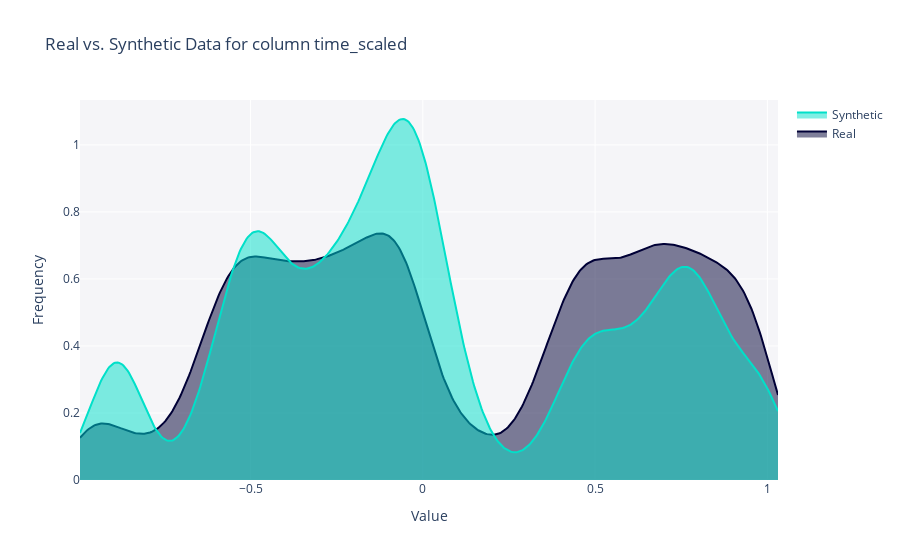

Notebook code for this chart:
### Code cell
from sdv.evaluation.single_table import get_column_plot

fig = get_column_plot(
    real_data=df,
    synthetic_data=ctgan_df,
    column_name='time_scaled',
    metadata=metadata
)
    
fig.show()

### Figure 1 — Plotly figure (JSON) as saved in the notebook; plotly's stock layout.template omitted (floating-point values rounded to 4 significant figures; data arrays with more than 128 entries replaced by an {"elided": "..."} marker saying what was removed)
{"data": [{"fill": "tozeroy", "hovertemplate": "<b>Real</b><br>Value: %{x}<br>Frequency: %{y}<extra></extra>", "legendgroup": "Real", "marker": {"color": "#000036"}, "mode": "lines", "name": "Real", "showlegend": true, "type": "scatter", "x": {"elided": "500 float values"}, "xaxis": "x", "y": {"elided": "500 float values"}, "yaxis": "y"}, {"fill": "tozeroy", "hovertemplate": "<b>Synthetic</b><br>Value: %{x}<br>Frequency: %{y}<extra></extra>", "legendgroup": "Synthetic", "marker": {"color": "#01E0C9"}, "mode": "lines", "name": "Synthetic", "showlegend": true, "type": "scatter", "x": {"elided": "500 float values"}, "xaxis": "x", "y": {"elided": "500 float values"}, "yaxis": "y"}], "layout": {"barmode": "overlay", "hovermode": "closest", "legend": {"traceorder": "reversed"}, "plot_bgcolor": "#F5F5F8", "title": {"text": "Real vs. Synthetic Data for column time_scaled"}, "xaxis": {"anchor": "y2", "domain": [0, 1], "title": {"text": "Value"}, "zeroline": false}, "yaxis": {"anchor": "free", "domain": [0, 1], "position": 0, "title": {"text": "Frequency"}}}}
